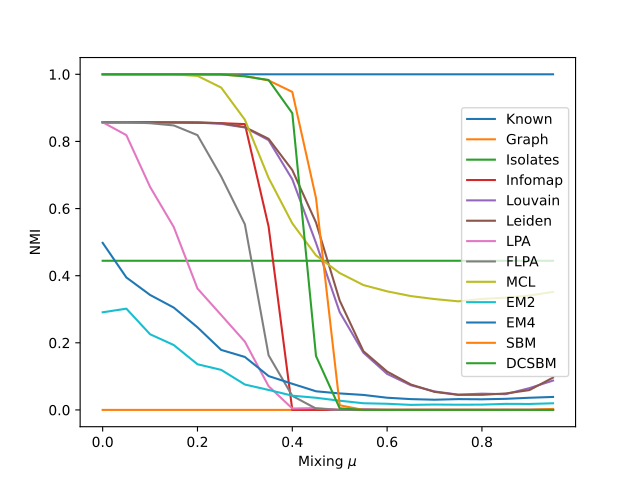

This chart was generated by the following Python code:
import math
import random
import numpy as np

import networkx as nx
import graph_tool.all as gt

from cdlib import viz, algorithms
from cdlib.classes import NodeClustering

from matplotlib import pyplot as plt
  
def read(name, path = "../nets"):
  G = nx.MultiGraph(name = name)
  with open(path + "/" + name + ".net", 'r') as file:
    file.readline()

    for line in file:
      if line.startswith("*"):
        break
      else:
        node = line.strip().split("\"")
        G.add_node(int(node[0]) - 1, label = node[1], cluster = int(node[2]) if len(node) > 2 and len(node[2].strip()) > 0 else 0)

    for line in file:
      i, j = (int(x) - 1 for x in line.split()[:2])
      G.add_edge(i, j)

  return G
  
def info(G):
  print("{:>12s} | '{:s}'".format('Graph', G.name))

  n = G.number_of_nodes()
  m = G.number_of_edges()
  
  print("{:>12s} | {:,d} ({:,d})".format('Nodes', n, nx.number_of_isolates(G)))
  print("{:>12s} | {:,d} ({:,d})".format('Edges', m, nx.number_of_selfloops(G)))
  print("{:>12s} | {:.2f} ({:,d})".format('Degree', 2 * m / n, max(k for _, k in G.degree())))
  
  C = sorted(nx.connected_components(G), key = len, reverse = True)

  print("{:>12s} | {:.1f}% ({:,d})".format('LCC', 100 * len(C[0]) / n, len(C)))

  if isinstance(G, nx.MultiGraph):
    G = nx.Graph(G)

  print("{:>12s} | {:.4f}".format('Clustering', nx.average_clustering(G)))
  print()
  
  return G

###
### Blockmodeling of small social networks
###

def SBM(G, dc = False):
  g = gt.Graph(directed = False)
  g.add_vertex(len(G))
  g.add_edge_list(G.edges())
  
  state = gt.minimize_blockmodel_dl(g, state_args = {'deg_corr': dc})
  for _ in range(1000):
    state.multiflip_mcmc_sweep(beta = np.inf, niter = 10)

  C = {}
  for i in G.nodes():
    if state.b[i] not in C:
      C[state.b[i]] = []
    C[state.b[i]].append(i)
    
  return NodeClustering(list(C.values()), G, ('DC' if dc else '') + 'SBM')
  
def clustering(G):
  C = {}
  for i, data in G.nodes(data = True):
    c = data['cluster']
    if c not in C:
      C[c] = []
    C[c].append(i)
    
  return NodeClustering(list(C.values()), G, 'Known')
  
def comparison(G, algs, runs = 1):
  K = clustering(G)
  
  print("{:>12s} | {:>7s} {:^6s}  {:^5s}  {:^5s}  {:^5s}".format('Algorithm', 'Count', 'Q', 'NMI', 'ARI', 'NVI'))
  
  for alg in algs:
    s, Q, NMI, ARI, NVI = 0, 0, 0, 0, 0
    
    for _ in range(runs):
      C = algs[alg](G)
      s += len(C.communities) / runs
      Q += C.newman_girvan_modularity().score / runs
      NMI += K.normalized_mutual_information(C).score / runs
      ARI += K.adjusted_rand_index(C).score / runs
      NVI += K.variation_of_information(C).score / math.log(len(G)) / runs
      
    print("{:>12s} | {:>7.1f} {:6.3f}  {:5.3f}  {:5.3f}  {:5.3f}".format('\'' + alg + '\'', s, Q, NMI, ARI, NVI))
  print()
  
algs = {"Known": lambda G: clustering(G), "Graph": lambda G: NodeClustering([range(len(G))], G, 'Graph'), "Isolates": lambda G: NodeClustering([[i] for i in range(len(G))], G, 'Isolates'), "Infomap": algorithms.infomap, "Louvain": algorithms.louvain, "Leiden": algorithms.leiden, "LPA": algorithms.label_propagation, "FLPA": lambda G: NodeClustering([list(c) for c in nx.community.fast_label_propagation_communities(G)], G, 'FLPA'), "MCL": algorithms.markov_clustering, "EM2": lambda G: algorithms.em(G, k = 2), "EM4": lambda G: algorithms.em(G, k = 4), "SBM": SBM, "DCSBM": lambda G: SBM(G, True)}

for name in ["karate_club", "southern_women"]:
  G = read(name)

  info(G)

  comparison(G, algs, runs = 100)
  
  #viz.plot_network_clusters(G, algs["Known"](G), nx.spring_layout(G), plot_labels = True)
  #plt.show()
  
###
### Blockmodeling of Šubelj-Bajec benchmark graphs
###

def subelj_bajec(mu = 0.1):
  G = nx.MultiGraph(name = "subelj_bajec")
  for i in range(128):
    G.add_node(i, cluster = i // 32 + 1)
    
  for i in range(128):
    for j in range(i + 1, 128):
      if G.nodes[i]['cluster'] <= 2 and G.nodes[j]['cluster'] <= 2:
        if G.nodes[i]['cluster'] == G.nodes[j]['cluster']:
          if random.random() < 16 * (1 - mu) / 31:
            G.add_edge(i, j)
        else:
          if random.random() < mu / 6:
            G.add_edge(i, j)
      elif G.nodes[i]['cluster'] >= 3 and G.nodes[j]['cluster'] >= 3:
        if G.nodes[i]['cluster'] != G.nodes[j]['cluster']:
          if random.random() < (1 - mu) / 2:
            G.add_edge(i, j)
        else:
          if random.random() < 16 * mu / 95:
            G.add_edge(i, j)
      elif random.random() < mu / 6:
        G.add_edge(i, j)
        
  return G

info(subelj_bajec())

runs = 100
mus = np.arange(0, 1, 0.05)

plt.figure()

for alg in algs:
  NMI = [0 for _ in range(len(mus))]

  for r in range(runs):
    for i, mu in enumerate(mus):
      G = subelj_bajec(mu)

      K = clustering(G)
      C = algs[alg](G)

      NMI[i] += K.normalized_mutual_information(C).score / runs
      
      print(alg, r, i)

  plt.plot(mus, NMI, label = alg)

plt.xlabel(r"Mixing $\mu$")
plt.ylabel("NMI")
plt.legend()

plt.show()

###
### Network k-core decomposition
###

def k_core(G, k):
  changed = True
  while changed:
    changed = False

    for i in list(G.nodes()):
      if G.degree(i) < k:
        G.remove_node(i)
        changed = True

  return G

def k_cores(G, k):
  return sorted(nx.connected_components(k_core(G, k)), key = len, reverse = True)

for name in ["cdn_java", "cdn_jung", "wikileaks", "collaboration_imdb"]:
  G = read(name)

  info(G)

  print("{:>12s} | # (nodes)".format(''))

  k, K = 0, nx.MultiGraph(G)
  while True:
    C = k_cores(K, k)

    if len(C) == 0:
      k -= 1
      print()
      break

    print("{:>7d}-core | {:d} ({:s})".format(k, len(C), ", ".join([str(len(c)) for c in C[:10]])))
    k += 1

  k_core(G, k)
  # G = nx.k_core(nx.Graph(G), k)

  print("{:>7d}-core | {:s}\n".format(k, "; ".join(sorted(data['label'] for _, data in G.nodes(data = True)))))
